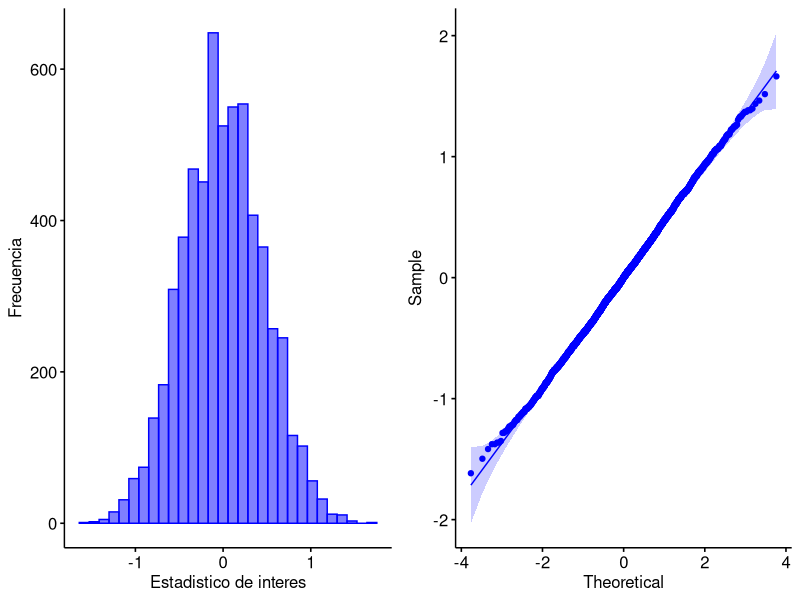

Reproduce this figure in R.
## ---- chunk 1
library(ggpubr)
library(ggplot2)
## ---- chunk 2
set.seed(432)
## ---- chunk 3
calcular_diferencia <- function(muestra_1, muestra_2, FUN){
  diferencia <- FUN(muestra_1) - FUN(muestra_2)
  return(diferencia)
}
## ---- chunk 4
permutar <- function(muestra_1, muestra_2, FUN){
  n_1 <- length(muestra_1)
  n_2 <- length(muestra_2)
  
  # Hacer la permutacion
  permutacion <- sample(c(muestra_1, muestra_2), size = n_1 + n_2,
                        replace = FALSE)
  
  # Asignar elementos a los dos grupos
  permutacion_1 <- permutacion[1 : n_1]
  permutacion_2 <- permutacion[n_1 + 1 : n_2]
  
  # Calcular y devolver la diferencia de medias
  return(calcular_diferencia(permutacion_1, permutacion_2, FUN))
}
## ---- chunk 5
calcular_valor_p <- function(distribucion, valor_observado,
                             repeticiones, alternative){
  if(alternative == "two.sided"){
    numerador <- sum(abs(distribucion) > abs(valor_observado)) + 1
    denominador <- repeticiones + 1
    valor_p <- numerador / denominador
  }
  else if(alternative == "greater"){
    numerador <- sum(distribucion > valor_observado) + 1
    denominador <- repeticiones + 1
    valor_p <- numerador / denominador
  }
  else{
    numerador <- sum(distribucion < valor_observado) + 1
    denominador <- repeticiones + 1
    valor_p <- numerador / denominador
  }
  return(valor_p)
}
## ---- chunk 6
graficar_distribucion <- function(distribucion, ...){
  observaciones <- data.frame(distribucion)
  
  histograma <- gghistogram(observaciones, x = "distribucion",
                            xlab = "Estadistico de interes",
                            ylab = "Frecuencia", ...)
  qq <- ggqqplot(observaciones, x = "distribucion", ...)
  
  # Crear una unica figura con todos los graficos de dispersion
  figura <- ggarrange(histograma, qq, ncol = 2, nrow = 1)
  print(figura)
}
## ---- chunk 7
contrastar_hipotesis_permutaciones <- function(muestra_1, muestra_2,
                                               repeticiones, FUN,
                                               alternative, plot, ...){
  cat("Prueba de permutaciones\n\n")
  cat("Hipotesis alternativa:", alternative, "\n")
  observado <- calcular_diferencia(muestra_1, muestra_2, FUN)
  cat("Valor observado:", observado, "\n")
  
  distribucion <- rep(NA, repeticiones)
  
  for(i in 1:repeticiones){
    distribucion[i] <- permutar(muestra_1, muestra_2, FUN)
  }
  
  if(plot){
    graficar_distribucion(distribucion, ...)
  }
  
  valor_p <- calcular_valor_p(distribucion, observado, repeticiones,
                              "two.sided")
  
  cat("Valor p:", valor_p, "\n\n")
}
## ---- chunk 8
a <- c(5.4, 4.7, 6.3, 2.9, 5.9, 5.1, 2.1, 6.2, 1.6, 6.7, 3.0, 3.3,
       5.0, 4.1, 3.3, 3.4, 1.2, 3.8, 5.8, 4.2)
b <- c(4.0, 4.1, 4.3, 4.3, 4.3, 4.2, 4.3, 4.3, 4.4, 4.1, 4.3, 4.0)
## ---- chunk 9
R = 5999
contrastar_hipotesis_permutaciones(a, b, repeticiones = R, FUN = mean,
                                   alternative = "two.sided", plot = TRUE,
                                   color = "blue", fill = "blue")
contrastar_hipotesis_permutaciones(a, b, repeticiones = R, FUN = var,
                                   alternative = "two.sided", plot = FALSE)
